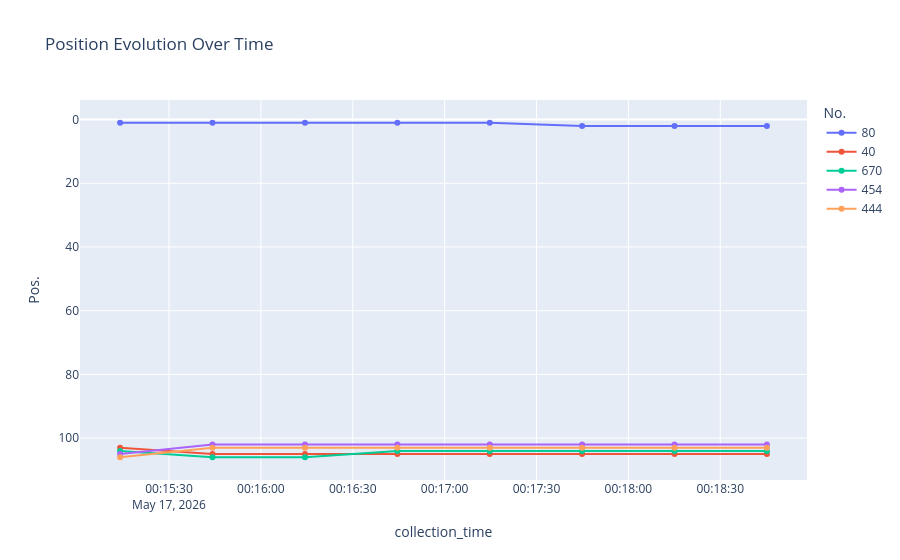

The code cell stored with this chart in its notebook:
### Code cell
# Convert position to numeric
df["Pos."] = pd.to_numeric(df["Pos."], errors="coerce")

# Top 5 cars
top_cars = df["No."].unique()[:5]

filtered_df = df[df["No."].isin(top_cars)]

fig = px.line(
    filtered_df,
    x="collection_time",
    y="Pos.",
    color="No.",
    title="Position Evolution Over Time",
    markers=True
)

# Lower position number = better
fig.update_yaxes(autorange="reversed")

fig.show()

### Figure 1 — Plotly figure (JSON) as saved in the notebook; plotly's stock layout.template omitted (floating-point values rounded to 4 significant figures)
{"data": [{"hovertemplate": "No.=80<br>collection_time=%{x}<br>Pos.=%{y}<extra></extra>", "legendgroup": "80", "line": {"color": "#636efa", "dash": "solid"}, "marker": {"symbol": "circle"}, "mode": "lines+markers", "name": "80", "orientation": "v", "showlegend": true, "type": "scatter", "x": ["2026-05-17T00:15:14.030160", "2026-05-17T00:15:44.198854", "2026-05-17T00:16:14.403682", "2026-05-17T00:16:44.574445", "2026-05-17T00:17:14.731842", "2026-05-17T00:17:44.891846", "2026-05-17T00:18:15.067065", "2026-05-17T00:18:45.233543"], "xaxis": "x", "y": [1.0, 1.0, 1.0, 1.0, 1.0, 2.0, 2.0, 2.0], "yaxis": "y"}, {"hovertemplate": "No.=40<br>collection_time=%{x}<br>Pos.=%{y}<extra></extra>", "legendgroup": "40", "line": {"color": "#EF553B", "dash": "solid"}, "marker": {"symbol": "circle"}, "mode": "lines+markers", "name": "40", "orientation": "v", "showlegend": true, "type": "scatter", "x": ["2026-05-17T00:15:14.030160", "2026-05-17T00:15:44.198854", "2026-05-17T00:16:14.403682", "2026-05-17T00:16:44.574445", "2026-05-17T00:17:14.731842", "2026-05-17T00:17:44.891846", "2026-05-17T00:18:15.067065", "2026-05-17T00:18:45.233543"], "xaxis": "x", "y": [103.0, 105.0, 105.0, 105.0, 105.0, 105.0, 105.0, 105.0], "yaxis": "y"}, {"hovertemplate": "No.=670<br>collection_time=%{x}<br>Pos.=%{y}<extra></extra>", "legendgroup": "670", "line": {"color": "#00cc96", "dash": "solid"}, "marker": {"symbol": "circle"}, "mode": "lines+markers", "name": "670", "orientation": "v", "showlegend": true, "type": "scatter", "x": ["2026-05-17T00:15:14.030160", "2026-05-17T00:15:44.198854", "2026-05-17T00:16:14.403682", "2026-05-17T00:16:44.574445", "2026-05-17T00:17:14.731842", "2026-05-17T00:17:44.891846", "2026-05-17T00:18:15.067065", "2026-05-17T00:18:45.233543"], "xaxis": "x", "y": [104.0, 106.0, 106.0, 104.0, 104.0, 104.0, 104.0, 104.0], "yaxis": "y"}, {"hovertemplate": "No.=454<br>collection_time=%{x}<br>Pos.=%{y}<extra></extra>", "legendgroup": "454", "line": {"color": "#ab63fa", "dash": "solid"}, "marker": {"symbol": "circle"}, "mode": "lines+markers", "name": "454", "orientation": "v", "showlegend": true, "type": "scatter", "x": ["2026-05-17T00:15:14.030160", "2026-05-17T00:15:44.198854", "2026-05-17T00:16:14.403682", "2026-05-17T00:16:44.574445", "2026-05-17T00:17:14.731842", "2026-05-17T00:17:44.891846", "2026-05-17T00:18:15.067065", "2026-05-17T00:18:45.233543"], "xaxis": "x", "y": [105.0, 102.0, 102.0, 102.0, 102.0, 102.0, 102.0, 102.0], "yaxis": "y"}, {"hovertemplate": "No.=444<br>collection_time=%{x}<br>Pos.=%{y}<extra></extra>", "legendgroup": "444", "line": {"color": "#FFA15A", "dash": "solid"}, "marker": {"symbol": "circle"}, "mode": "lines+markers", "name": "444", "orientation": "v", "showlegend": true, "type": "scatter", "x": ["2026-05-17T00:15:14.030160", "2026-05-17T00:15:44.198854", "2026-05-17T00:16:14.403682", "2026-05-17T00:16:44.574445", "2026-05-17T00:17:14.731842", "2026-05-17T00:17:44.891846", "2026-05-17T00:18:15.067065", "2026-05-17T00:18:45.233543"], "xaxis": "x", "y": [106.0, 103.0, 103.0, 103.0, 103.0, 103.0, 103.0, 103.0], "yaxis": "y"}], "layout": {"legend": {"title": {"text": "No."}, "tracegroupgap": 0}, "title": {"text": "Position Evolution Over Time"}, "xaxis": {"anchor": "y", "domain": [0, 1], "title": {"text": "collection_time"}}, "yaxis": {"anchor": "x", "autorange": "reversed", "domain": [0, 1], "title": {"text": "Pos."}}}}
